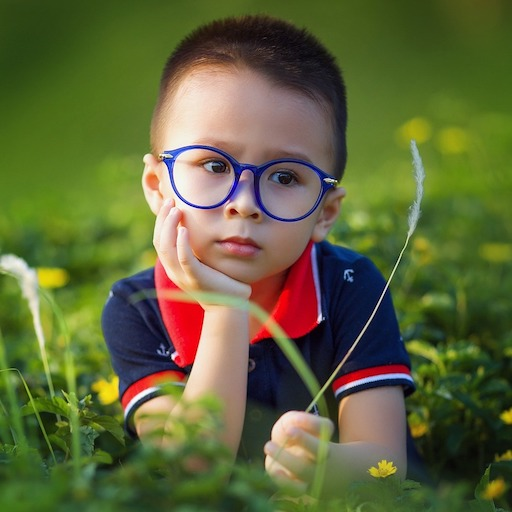
#> input picture Images/week4/sample.jpg, 512 x 512 px
$ python 58.Second_Order_Derivative_Laplacian.py   (older library calls are emulated)
#> lines starting #> are read from the running program, lines starting #| are printed output that depends on the picture
import cv2
import numpy as np
import matplotlib.pyplot as plt
plt.rc('image', cmap = 'gray')

#path = "Images/week4/truth.png"
path = "Images/week4/sample.jpg"

img = cv2.imread(path, cv2.IMREAD_COLOR)
#> img is the input picture: shape (512, 512, 3); mean B, G, R 57.8, 101.6, 95.4
img = cv2.cvtColor(img, cv2.COLOR_BGR2GRAY)
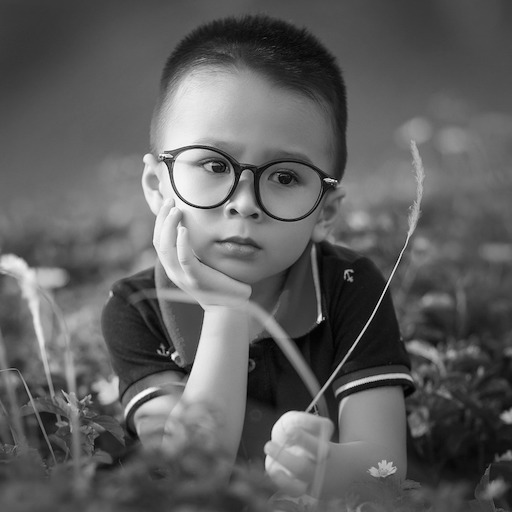
#> img: shape (512, 512); min 0, max 254, mean 94.7

# All the derivate operations are very much sensitive to noise
# small noise in input is largely scaled in the output so smooth it first
new = cv2.GaussianBlur(img,(5,5), 0, 0)

#Laplacian
new = cv2.Laplacian(new, cv2.CV_32F)
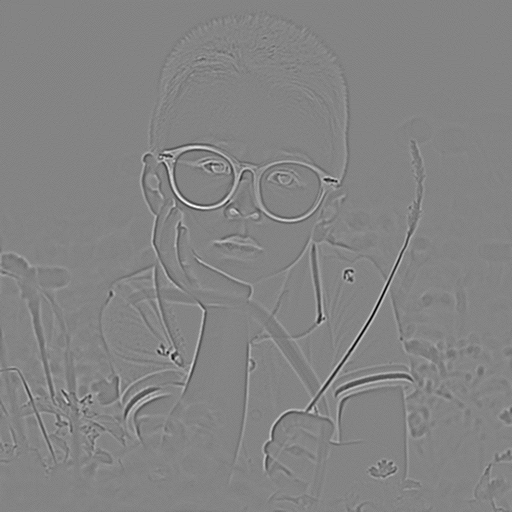
#> new: shape (512, 512) float32; min -72, max 67, mean 0; drawn with min black and max white


new = cv2.normalize(new, new, 0, 1, cv2.NORM_MINMAX)


cv2.imshow("img", img)
cv2.imshow("new", new)
cv2.waitKey(0)
cv2.destroyAllWindows()
